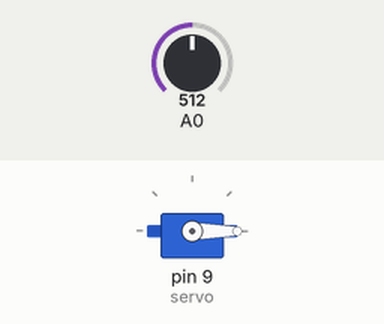
Simulated run of this sketch. Board: Arduino Uno, built with avr-gcc and run on an emulated ATmega328P. Parts: servo. The test bench sets the inputs (shaded band); at power-on: A0 = 512.

Above: at 0.84 s.
1.3 s: A0 set to 759
4.3 s: A0 set to 782
At 5.3 s:
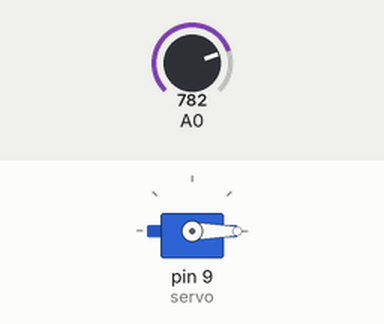
Timing chart, 0 to 7.3 s (numbered marks = the images above; inputs shaded):
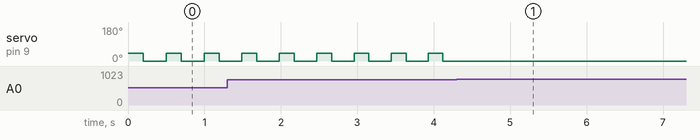

The sketch:

jodo.ino
```cpp
#include <Servo.h>

Servo servo;

int jump_count = 0;


void setup()
{
// put your setup code here, to run once:


  servo.attach(9);
  servo.write(0);

}

void loop()
{
  int light = analogRead(A0);

  if (light < 770)
  {
    jump_count += 1;

    servo.write(40);
    delay(200-jump_count);
    servo.write(0);
    delay(300-jump_count);

  }

}
```

Measured:
- the behaviour switches between 769 and 770 on A0 (found by bisection; images 0 and 1)
- after the input at 4.3 s, servo on pin 9 (servo): stops changing and stays 0°
- by itself, servo on pin 9 (servo): alternates 40° for 0.19 s and 0° for 0.29 s
